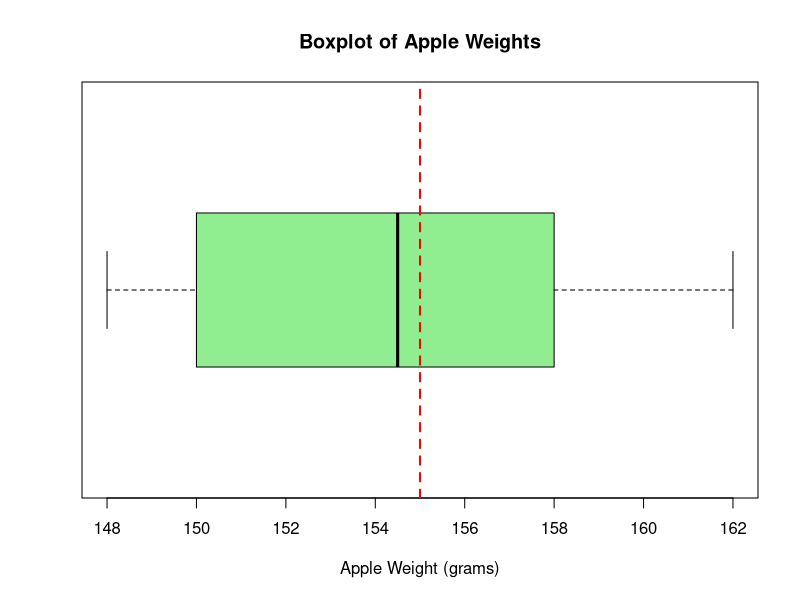

This chart was generated by the following R code:
# the One-Sample T-Test is used to test the statistical difference between a sample mean and a known or assumed/hypothesized value of the mean in the population

# H0: the mean weight of the apples in the sample is equal to the hypothesized population mean
# H1: the mean weight of the apples in the sample is not equal to the hypothesized population mean (two-tailed test)
# p-val < sig level reject H0
# p-val > sig level accept H0

# a sample dataset that compares the weights of a group of apples against a hypothesized mean weight.

# Sample dataset: weights of 20 apples in grams
# actual mean weight of an apple is 154.25
apple_weights <- c(152, 148, 155, 160, 149, 158, 162, 157, 154, 150, 
                   148, 161, 159, 153, 156, 149, 151, 158, 150, 155)

# Conduct a one-sample t-test
# hypothesized mean weight of an apple is 155 grams
t_test_result <- t.test(apple_weights, mu = 155)

# Display the results
print(t_test_result)

# Boxplot
boxplot(apple_weights, 
        horizontal = TRUE, 
        col = "lightgreen", 
        main = "Boxplot of Apple Weights",
        xlab = "Apple Weight (grams)")

# Add a reference line for the hypothesized mean
abline(v = 155, col = "red", lwd = 2, lty = 2)

# Print test result with an interpretation
cat("One-Sample T-Test:\n")
cat("Test Statistic:", t_test_result$statistic, "\n")
cat("p-value:", t_test_result$p.value, "\n")

if (t_test_result$p.value < 0.05) {
  cat("Conclusion: Reject the null hypothesis (H0). There is a significant difference in the mean weight of the apples compared to the hypothesized mean of 155 grams.\n")
} else {
  cat("Conclusion: Accept the null hypothesis (H0). There is no significant difference in the mean weight of the apples compared to the hypothesized mean of 155 grams.\n")
}
